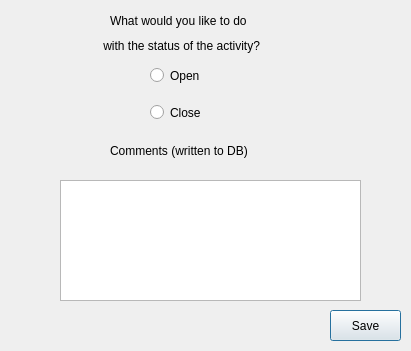
<?xml version="1.0" encoding="UTF-8"?>
<ui version="4.0">
 <class>ActivityStatus</class>
 <widget class="QDialog" name="ActivityStatus">
  <property name="geometry">
   <rect>
    <x>0</x>
    <y>0</y>
    <width>411</width>
    <height>351</height>
   </rect>
  </property>
  <property name="windowTitle">
   <string>Dialog</string>
  </property>
  <widget class="QLabel" name="label">
   <property name="geometry">
    <rect>
     <x>110</x>
     <y>0</y>
     <width>241</width>
     <height>41</height>
    </rect>
   </property>
   <property name="text">
    <string>What would you like to do</string>
   </property>
  </widget>
  <widget class="QRadioButton" name="openactiv">
   <property name="geometry">
    <rect>
     <x>150</x>
     <y>60</y>
     <width>71</width>
     <height>31</height>
    </rect>
   </property>
   <property name="text">
    <string>Open</string>
   </property>
  </widget>
  <widget class="QLabel" name="label_2">
   <property name="geometry">
    <rect>
     <x>100</x>
     <y>30</y>
     <width>281</width>
     <height>31</height>
    </rect>
   </property>
   <property name="text">
    <string> with the status of the activity?</string>
   </property>
  </widget>
  <widget class="QRadioButton" name="closeactiv">
   <property name="geometry">
    <rect>
     <x>150</x>
     <y>100</y>
     <width>109</width>
     <height>25</height>
    </rect>
   </property>
   <property name="text">
    <string>Close</string>
   </property>
  </widget>
  <widget class="QPushButton" name="save">
   <property name="geometry">
    <rect>
     <x>330</x>
     <y>310</y>
     <width>71</width>
     <height>31</height>
    </rect>
   </property>
   <property name="text">
    <string>Save</string>
   </property>
  </widget>
  <widget class="QLabel" name="label_3">
   <property name="geometry">
    <rect>
     <x>110</x>
     <y>130</y>
     <width>221</width>
     <height>41</height>
    </rect>
   </property>
   <property name="text">
    <string>Comments (written to DB)</string>
   </property>
  </widget>
  <widget class="QTextEdit" name="com">
   <property name="geometry">
    <rect>
     <x>60</x>
     <y>180</y>
     <width>301</width>
     <height>121</height>
    </rect>
   </property>
  </widget>
 </widget>
 <resources/>
 <connections/>
</ui>
